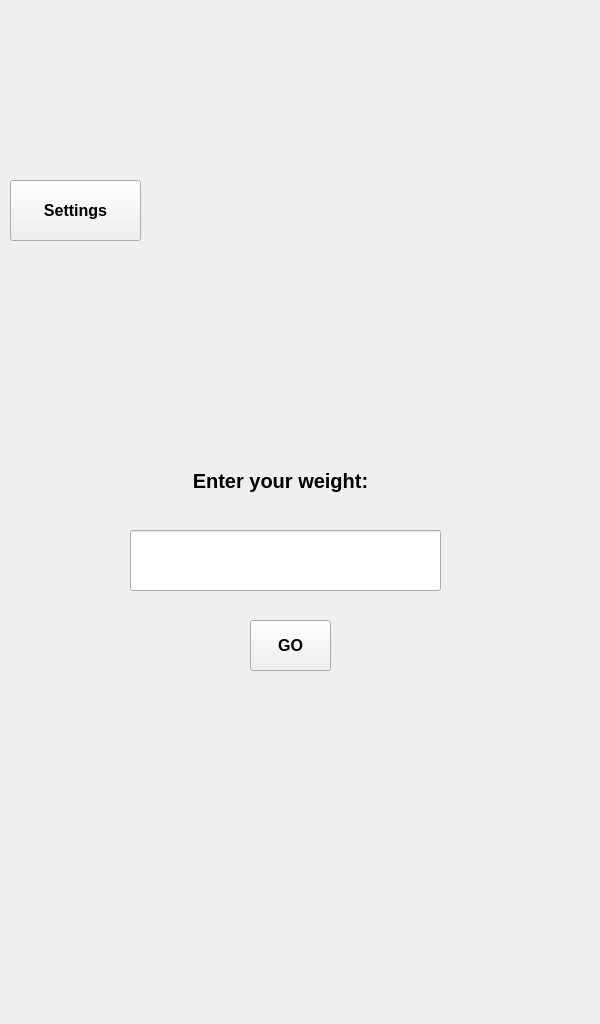
<?xml version="1.0" encoding="UTF-8"?>
<ui version="4.0">
 <class>MainWindow</class>
 <widget class="QMainWindow" name="MainWindow">
  <property name="enabled">
   <bool>true</bool>
  </property>
  <property name="geometry">
   <rect>
    <x>0</x>
    <y>0</y>
    <width>600</width>
    <height>1024</height>
   </rect>
  </property>
  <property name="windowTitle">
   <string>MainWindow</string>
  </property>
  <widget class="QWidget" name="centralwidget">
   <widget class="QPushButton" name="Go_Bt">
    <property name="geometry">
     <rect>
      <x>250</x>
      <y>620</y>
      <width>81</width>
      <height>51</height>
     </rect>
    </property>
    <property name="font">
     <font>
      <pointsize>12</pointsize>
      <weight>75</weight>
      <bold>true</bold>
     </font>
    </property>
    <property name="text">
     <string>GO</string>
    </property>
   </widget>
   <widget class="QLineEdit" name="Weight_ip">
    <property name="geometry">
     <rect>
      <x>130</x>
      <y>530</y>
      <width>311</width>
      <height>61</height>
     </rect>
    </property>
    <property name="font">
     <font>
      <pointsize>14</pointsize>
     </font>
    </property>
    <property name="autoFillBackground">
     <bool>false</bool>
    </property>
    <property name="styleSheet">
     <string notr="true"/>
    </property>
    <property name="text">
     <string/>
    </property>
    <property name="alignment">
     <set>Qt::AlignCenter</set>
    </property>
   </widget>
   <widget class="QLabel" name="Weightip_lb">
    <property name="geometry">
     <rect>
      <x>120</x>
      <y>450</y>
      <width>321</width>
      <height>61</height>
     </rect>
    </property>
    <property name="font">
     <font>
      <pointsize>15</pointsize>
      <weight>75</weight>
      <bold>true</bold>
     </font>
    </property>
    <property name="text">
     <string>Enter your weight:</string>
    </property>
    <property name="alignment">
     <set>Qt::AlignCenter</set>
    </property>
   </widget>
   <widget class="QPushButton" name="Settings_Bt">
    <property name="geometry">
     <rect>
      <x>10</x>
      <y>180</y>
      <width>131</width>
      <height>61</height>
     </rect>
    </property>
    <property name="font">
     <font>
      <pointsize>12</pointsize>
      <weight>75</weight>
      <bold>true</bold>
     </font>
    </property>
    <property name="text">
     <string>Settings</string>
    </property>
   </widget>
   <widget class="QLabel" name="label_2">
    <property name="enabled">
     <bool>true</bool>
    </property>
    <property name="geometry">
     <rect>
      <x>0</x>
      <y>0</y>
      <width>600</width>
      <height>1024</height>
     </rect>
    </property>
    <property name="text">
     <string/>
    </property>
    <property name="pixmap">
     <pixmap>../../designs/HOME.jpg</pixmap>
    </property>
    <property name="scaledContents">
     <bool>true</bool>
    </property>
   </widget>
   <zorder>label_2</zorder>
   <zorder>Go_Bt</zorder>
   <zorder>Weight_ip</zorder>
   <zorder>Weightip_lb</zorder>
   <zorder>Settings_Bt</zorder>
  </widget>
 </widget>
 <resources/>
 <connections/>
</ui>
